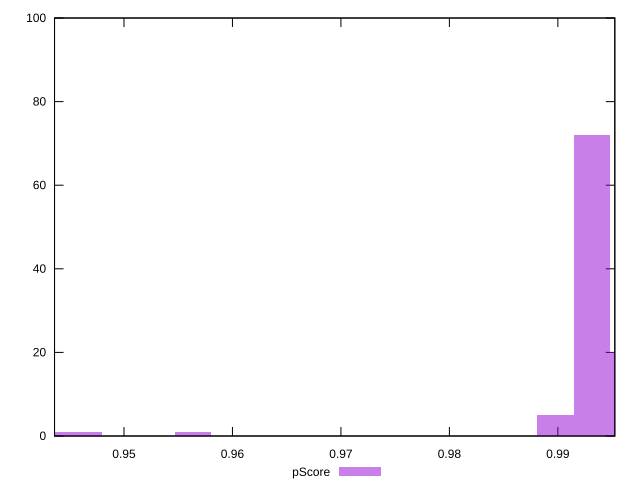

This figure's gnuplot source:
reset

$pScore <<EOF
0.9563547938369688 1
0.993137670523006 72
0.9964815684035548 20
0.9897937726424572 5
0.9429792023147734 1
0.9463231001953223 1
EOF

set key outside below
set boxwidth 0.003343897880548842
set xrange [0.9435988130288377:0.9952508273329597]
set yrange [0:100]
set trange [0:100]
set style fill transparent solid 0.5 noborder
set terminal svg size 640, 490 enhanced background rgb 'white'
set output "reports/report_00033_2021-03-01T14-23-16.841Z/bootup-time/samples/astro-inner-cached/pScore/histogram.svg"

plot $pScore title "pScore" with boxes

reset
